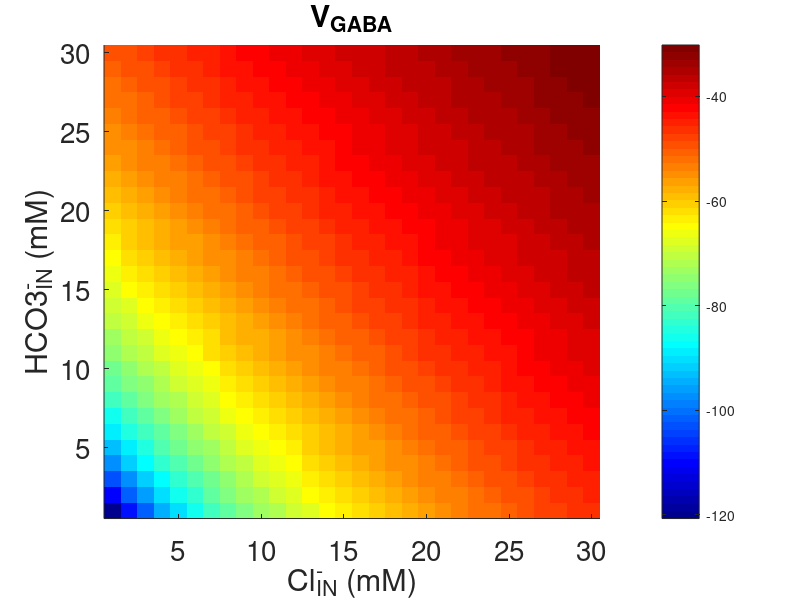
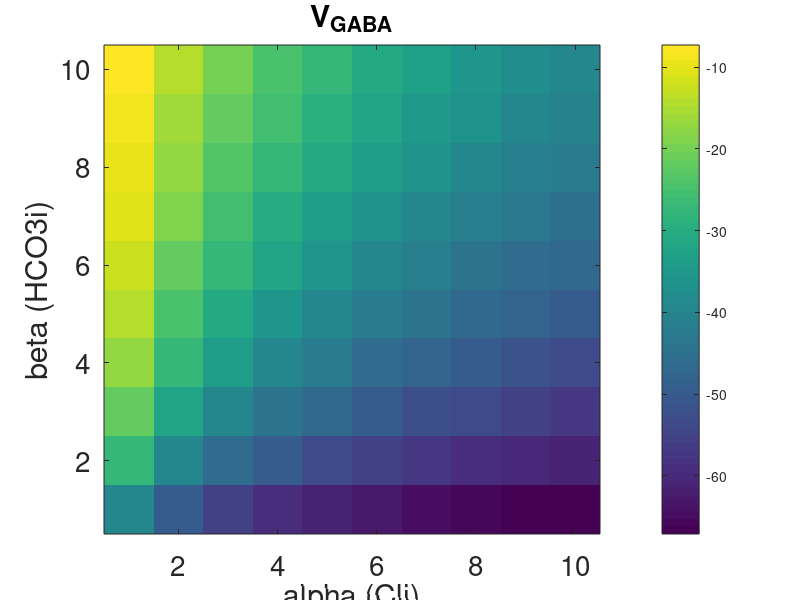
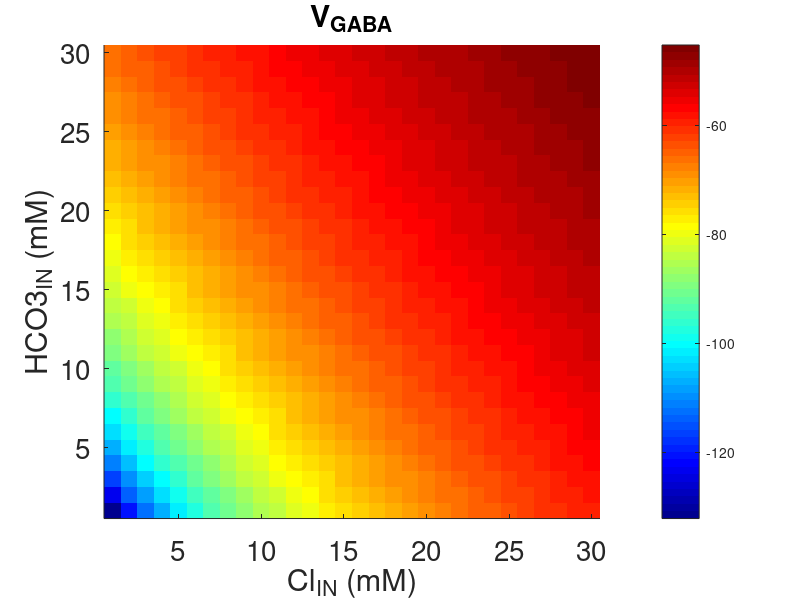

These charts were generated, in order, by the following MATLAB code: (Note: this script raises an error after producing the figures.)
%% Plot VGABA as a funciton of Cli, HCO3i

Cli=1:1:30;
HCO3i=1:1:30;

VGABA=zeros(length(Cli),length(HCO3i));

e0_E=26.6393;   % RT/F, in Nernst equation

T=36+273.15;    
R=8.314;
F=96485.332;

HCO3o=26;       % mM 26
Clo_E=150;      % mM 130

alpha_beta=0.85;
V_shift=0;

for i=1:1:length(Cli)
    for j=1:1:length(HCO3i)
        VGABA(i,j)=V_shift+(R*T/F)*log((Cli(i)+alpha_beta*HCO3i(j))./(Clo_E+alpha_beta*HCO3o))*1000;  % to get mV
    end
end

figure
imagesc(VGABA')
title('V_{GABA}')
xlabel('Cl_{IN}^{-} (mM)')
ylabel('HCO3_{IN}^{-} (mM)');
set(gca,'FontSize',20);             % set the axis with big font
set(gca,'YDir','normal');
box off
colormap('jet');
colorbar;

% Check VGABA difference in the key points

VGABA(8,30)
VGABA(14,15)

VGABA(8,30) -VGABA(14,15)

%%


%% Plot VGABA as a function of alpha, beta

Cli=8;          % mM
HCO3i=30;        % mM

HCO3o=26;        % mM 6
Clo_E=150;       % mM 130

Temp=23+273.15;      % real temperature correction
R=8.314;
F=96485.332;

alpha_lim=10;
beta_lim=10;
alpha_step=1;
beta_step=1;
V_GABA=zeros(alpha_lim,beta_lim);


for alpha=1:1:(alpha_lim)/alpha_step
    for beta=1:1:(beta_lim)/beta_step
        V_GABA(alpha,beta)=(R*Temp/F)*log((alpha*Cli+beta*HCO3i)./(alpha*Clo_E+beta*HCO3o))*1000;
    end
end

figure
imagesc(V_GABA');
set(gca,'Fontsize',20)
colorbar;
title('V_{GABA}')
xlabel('alpha (Cli)')
ylabel('beta (HCO3i)')
set(gca,'YDir','normal');

%%

%% Plot VGABA as a funciton of Cli, HCO3i

Cli=1:1:30;
HCO3i=1:1:30;

VGABA=zeros(length(Cli),length(HCO3i));

e0_E=26.6393;   % RT/F, in Nernst equation

T=23+273.15;    
R=8.314;
F=96485.332;

HCO3o=80;       % mM 26
Clo_E=250;      % mM 130


for i=1:1:length(Cli)
    for j=1:1:length(HCO3i)
    VGABA(i,j)=(R*T/F)*log((4*Cli(i)+3*HCO3i(j))./(4*Clo_E+3*HCO3o))*1000;  % to get mV
    end
end


figure
imagesc(VGABA')
title('V_{GABA}')
xlabel('Cl_{IN} (mM)')
ylabel('HCO3_{IN} (mM)');
set(gca,'FontSize',20);             % set the axis with big font
set(gca,'YDir','normal');
box off
colormap('jet');
colorbar;
%%

%%





%% VGABA and the number of spikes

figure;

% plot VGABA
yyaxis left
plot(1:20,VGABA(:,15),1:20,VGABA(:,30));
xlabel('[Cl^-_i]')
ylabel('E_{GABA} (mV)')

% plot the spikes
yyaxis right
plot(1:20,VS(15,1:20),1:20,VS(30,1:20));
ylabel('Spikes after HFS')

%%